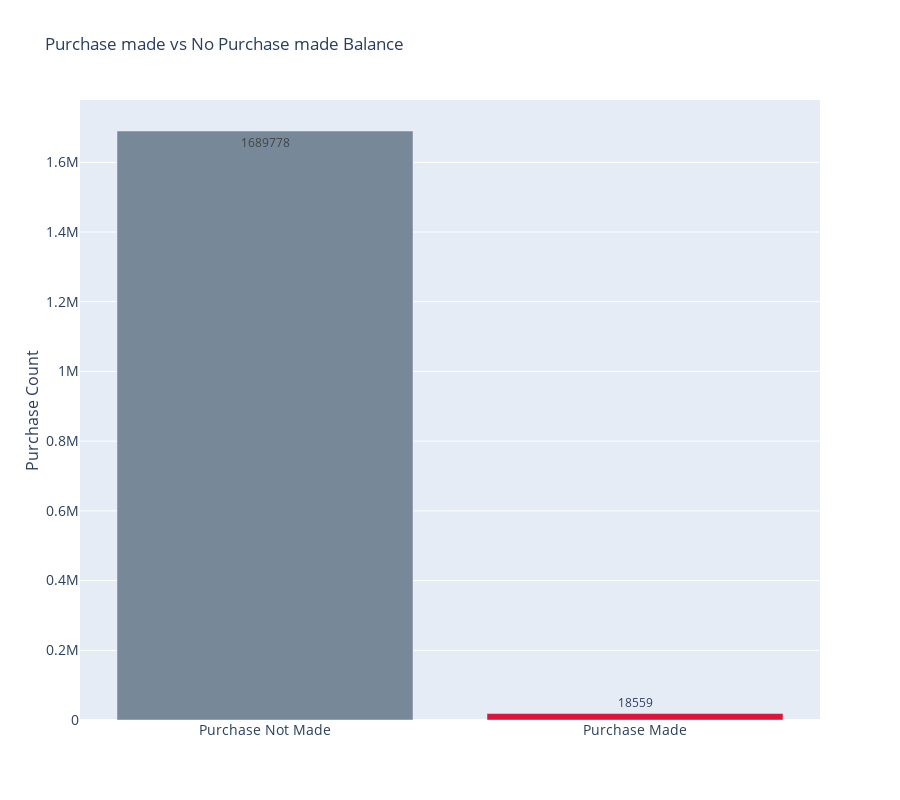

Write notebook code for a chart like this one.
### Code cell
colors = ['lightslategray',] * 2
colors[1] = 'crimson'
x=["Purchase Not Made","Purchase Made"]
y=train.wasPurchaseMade.value_counts()
fig = go.Figure([go.Bar(x=x, y=y,marker_color=colors,text=y,name='Primary Product',
            textposition='auto', )])

fig.update_layout(title_text='Purchase made vs No Purchase made Balance',xaxis_tickfont_size=14,yaxis=dict(title='Purchase Count',titlefont_size=16,tickfont_size=14),height=800)
fig.show()

### Figure 1 — Plotly figure (JSON) as saved in the notebook; plotly's stock layout.template omitted (floating-point values rounded to 4 significant figures)
{"data": [{"marker": {"color": ["lightslategray", "crimson"]}, "name": "Primary Product", "text": [1689778, 18559], "textposition": "auto", "type": "bar", "x": ["Purchase Not Made", "Purchase Made"], "y": [1689778, 18559]}], "layout": {"height": 800, "title": {"text": "Purchase made vs No Purchase made Balance"}, "xaxis": {"tickfont": {"size": 14}}, "yaxis": {"tickfont": {"size": 14}, "title": {"font": {"size": 16}, "text": "Purchase Count"}}}}
